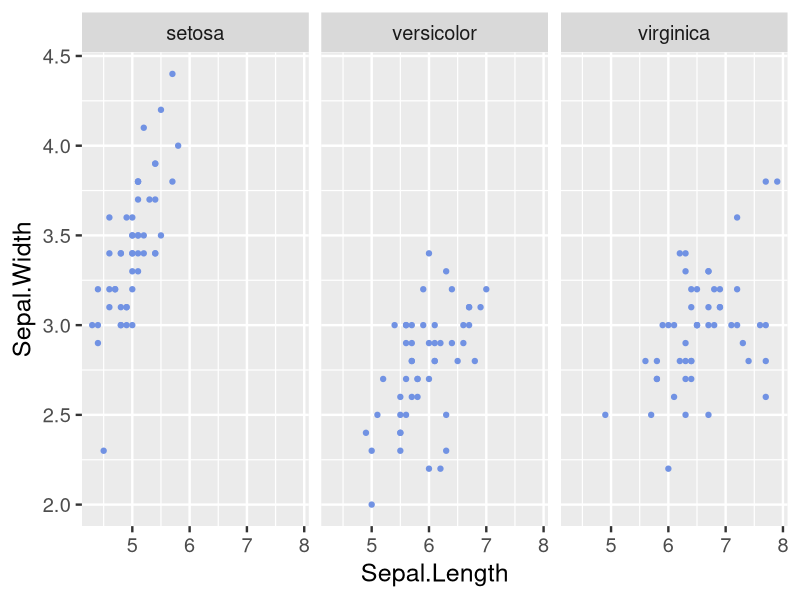

Write the R code that produced this figure.
## ---- chunk 1
library(ggplot2)
library(tidyverse)

mycol = "#7192E3"  
ggplot(iris, aes(Sepal.Length, Sepal.Width)) +  
  geom_point(color = mycol) +  
  facet_wrap(~Species) +  
  theme_grey(18)
